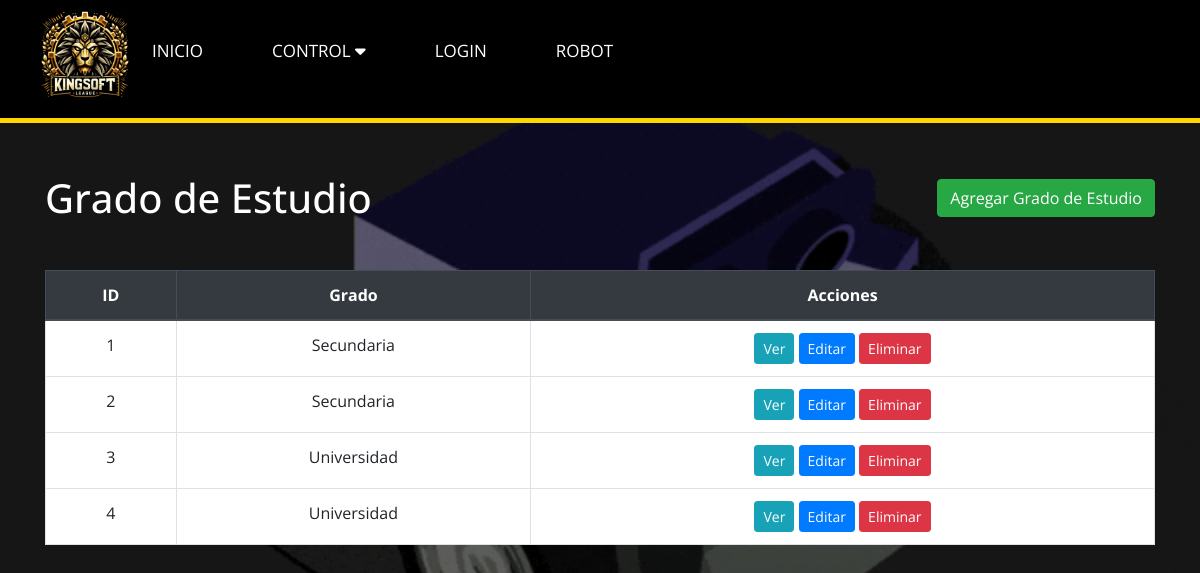
The app's page /Versión_1/Diseño/GradoEstudioView.php with its own data.
### tables this page shows
CREATE TABLE `grado_estudio` (
  `id` int(11) NOT NULL,
  `grado` varchar(100) DEFAULT NULL
);

### Versión_1/Diseño/GradoEstudioController.php (called while the page is built, shortened)
<?php
require_once 'GradoEstudioModel.php';
class GradoEstudioController {
    private $model;
    public function __construct($db) {
        $this->model = new GradoEstudioModel($db);
    }
    public function getAllGradosEstudio() {
        return $this->model->getAllGradosEstudio();
    }
}
?>

### Versión_1/Diseño/GradoEstudioModel.php (called while the page is built, shortened)
<?php
class GradoEstudioModel {
    private $conn;
    public function __construct($db) {
        $this->conn = $db;
    }
    public function getAllGradosEstudio() {
        $query = "SELECT * FROM grado_estudio";
        $stmt = $this->conn->prepare($query);
        $stmt->execute();
        return $stmt;
    }
}
?>

### Versión_1/Diseño/GradoEstudioView.php (the view, shortened to what this page needs)
<?php
require_once 'GradoEstudioController.php';
$db = new PDO('mysql:host=localhost;dbname=datosks', 'root', '');
$controller = new GradoEstudioController($db);
$grados_estudio = $controller->getAllGradosEstudio();
?>
<!DOCTYPE html>
<html lang="en">
<head>
    <link rel="stylesheet" href="https://maxcdn.bootstrapcdn.com/bootstrap/4.5.2/css/bootstrap.min.css">
</head>
<body>
<?php
    include 'navegador.php'
    ?>
<div class="container">
        <div class="d-flex justify-content-between align-items-center mb-4">
            <h1 class="mt-4 mb-4">Grado de Estudio</h1>
            <a href="agregar_club.php" class="btn btn-success">Agregar Grado de Estudio</a>
        </div>
        <table class="table table-bordered">
            <thead class="thead-dark">
                <tr>
                    <th>ID</th>
                    <th>Grado</th>
                    <th>Acciones</th>
                </tr>
            </thead>
            <tbody>
                <?php while ($grado = $grados_estudio->fetch(PDO::FETCH_ASSOC)) : ?>
                    <tr>
                        <td><?php echo $grado['id']; ?></td>
                        <td><?php echo $grado['grado']; ?></td>
                        <td>
                            <a href="vergrado.php?id=<?php echo $grado['id']; ?>" class="btn btn-info btn-sm">Ver</a>
                            <a href="editargrado.php?id=<?php echo $grado['id']; ?>" class="btn btn-primary btn-sm">Editar</a>
                            <a href="eliminargrado.php?id=<?php echo $grado['id']; ?>" class="btn btn-danger btn-sm">Eliminar</a>
                        </td>
                    </tr>
                <?php endwhile; ?>
            </tbody>
        </table>
    </div>
</body>
</html>

### Versión_1/Diseño/stylelogin.css (style rules this page uses)
* { padding: 0; margin: 0; box-sizing: border-box; font-family: 'Open Sans', sans-serif; }
html { scroll-behavior: smooth; }

### Versión_1/Diseño/GradoEstudioView.php (style rules this page uses)
.table { background-color:white; }
.container { margin-top: 150px; text-align: center; }
h1 { color:white; }

### records on screen
grado_estudio: id "1", grado "Secundaria"
grado_estudio: id "2", grado "Secundaria"
grado_estudio: id "3", grado "Universidad"
grado_estudio: id "4", grado "Universidad"
